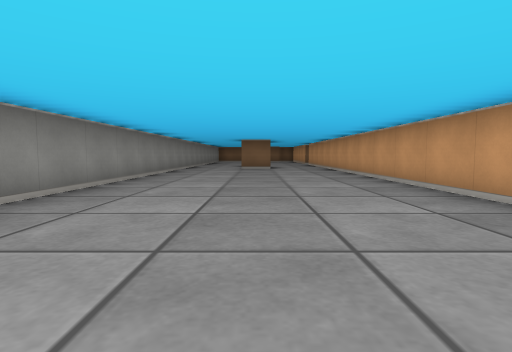
View 1 (above)

20 first-person views from a walk through a cub3D maze. The camera is about half as high as the walls, tilts 4° down and sees 80° across. The floor is counted in squares. Each view is taken from the middle of a square. On the plan, view 1 faces up. The plan holds only what a view shows up to about 9 squares ahead; the rest is blank.

View 2
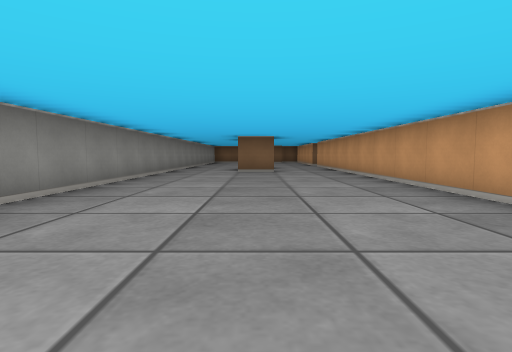

View 3
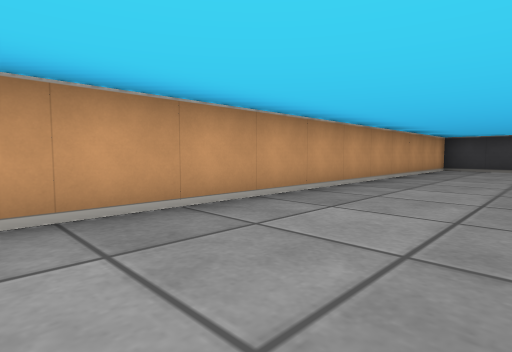

View 4
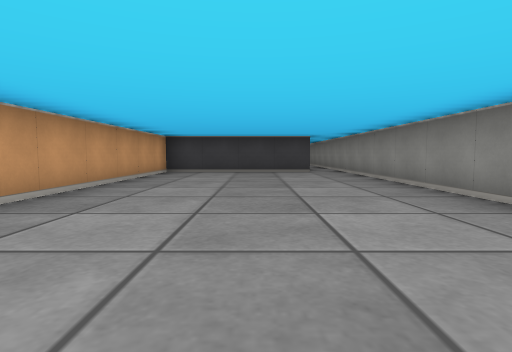

View 5
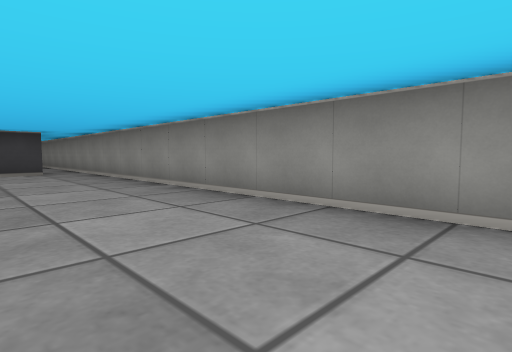

View 6
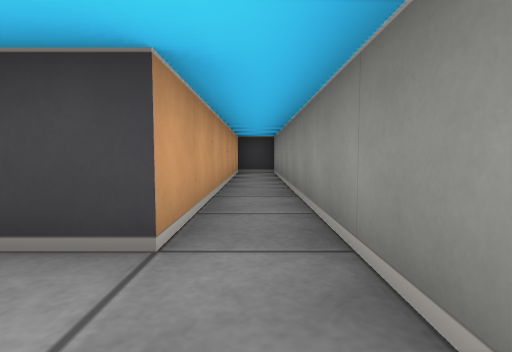

View 7
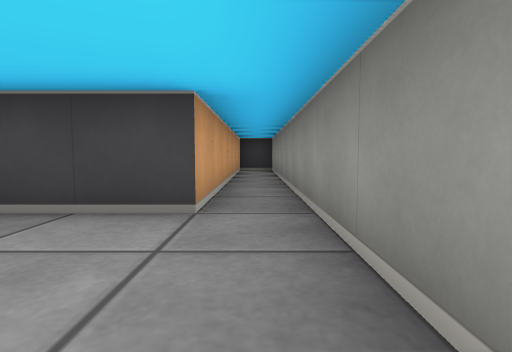

View 8
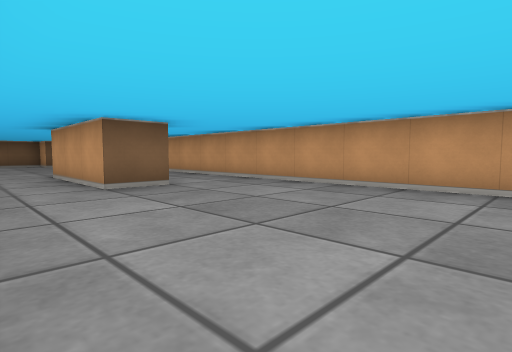

View 9
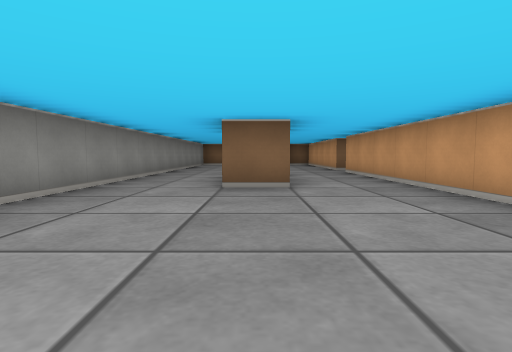

View 10
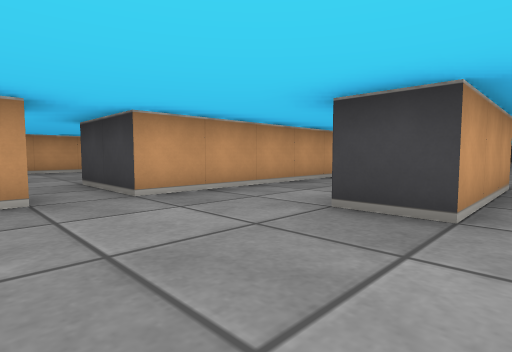

View 11
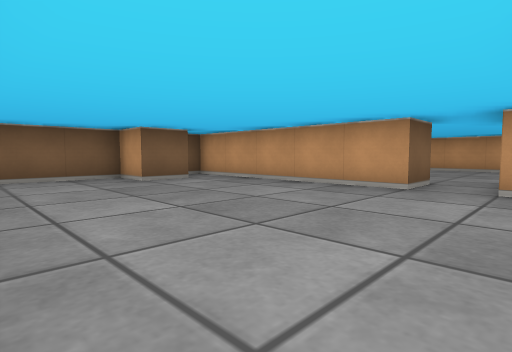

View 12
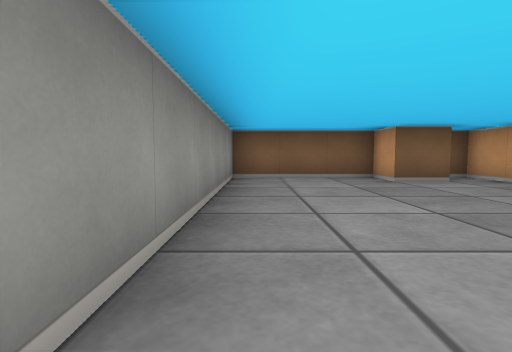

View 13
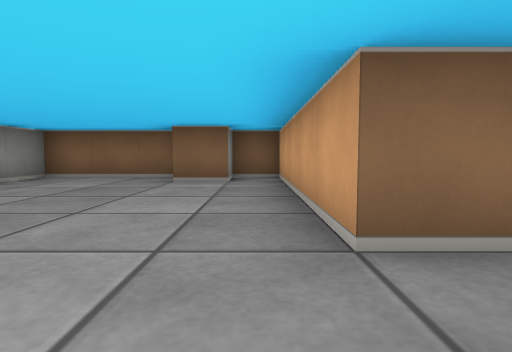

View 14
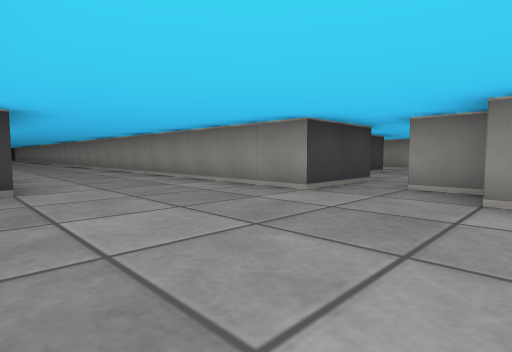

View 15
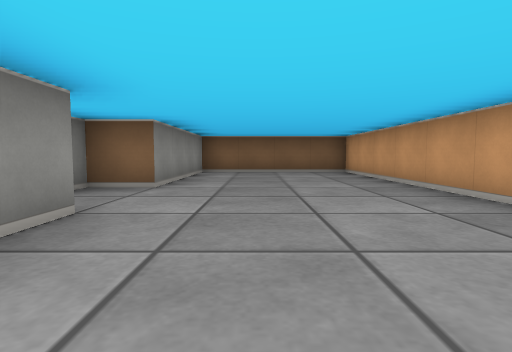

View 16
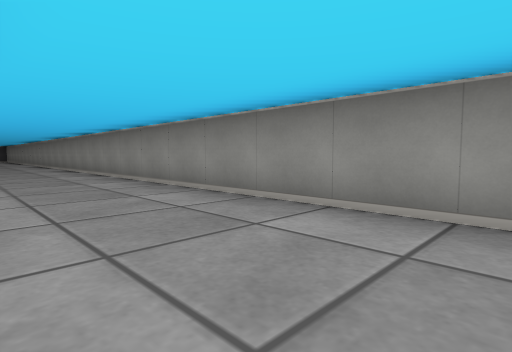

View 17
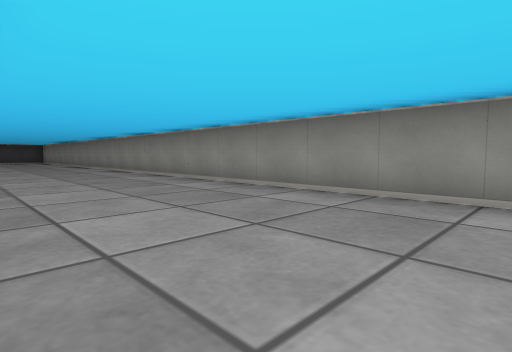

View 18
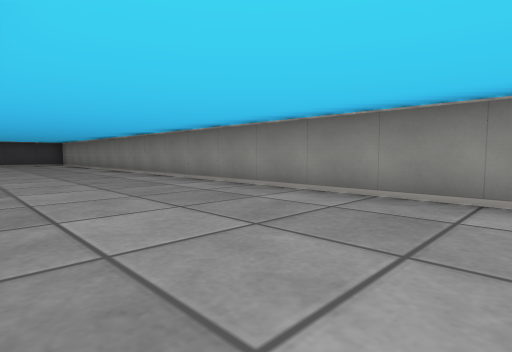

View 19
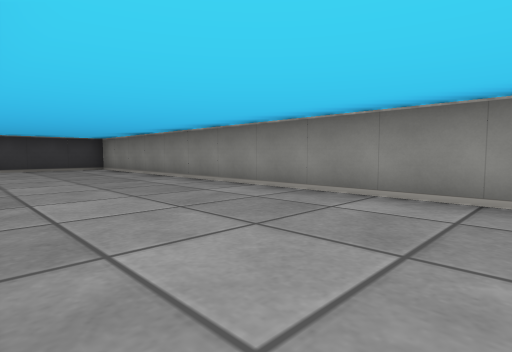

View 20
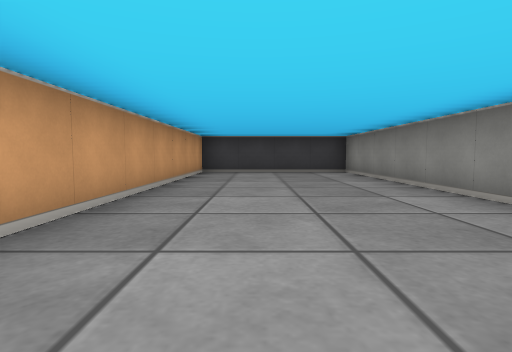

### Floor plan
Points are (right, up) in squares from view 1. A wall is a line through its corners. A room is listed if a view was taken in it or the views show most of it. See-through windows are left out.
Room 1 (views 1, 2, 3, 4, 5, 6, 7, 8, 9)
walls: (0.5, 10.5) (-0.5, 10.5); (-2.5, 10.5) (-2.5, -12.5) (-1.5, -12.5) (-1.5, -5.5) (2.5, -5.5) (2.5, 9.5)
ways out: opening at (0, 10.8) to room 2
Room 2 (views 10, 11, 12, 13)
walls: (2.5, 15.5) (2.5, 20.5) (1.5, 20.5) (1.5, 19.5) (0.5, 19.5) (0.5, 20.5) (-2.5, 20.5) (-2.5, 10.5); (-0.5, 10.5) (-0.5, 13.5) (0.5, 13.5); (2.5, 9.5) (2.5, 14.5)
ways out: opening at (0, 10.8) to room 1; opening at (3, 15) to room 3
Room 3 (views 14, 15, 16, 17, 18, 19, 20)
walls: (8.5, 13.4) (8.5, 20.5) (4.5, 20.5) (4.5, 16.5) (3.5, 16.5) (3.5, 15.5) (2.5, 15.5); (2.5, 14.5) (4.5, 14.5) (4.5, -12.5) (8.5, -12.5) (8.5, -5.8)
ways out: opening at (3, 15) to room 2

Where each view was taken, in squares from view 1:
view 1: 0 up, 0 right, facing up
view 2: 2 up, 0 right, facing up
view 3: 5 up, 0 right, facing down-right
view 4: 3 up, 0 right, facing down
view 5: 3 up, 0 right, facing down-left
view 6: 4 down, 2 left, facing down
view 7: 3 down, 2 left, facing down
view 8: 6 up, 2 left, facing up-right
view 9: 6 up, 0 right, facing up
view 10: 16 up, 1 left, facing down-right
view 11: 14 up, 2 left, facing up-right
view 12: 14 up, 2 left, facing up
view 13: 14 up, 2 right, facing up
view 14: 17 up, 8 right, facing down-left
view 15: 12 up, 6 right, facing up
view 16: 12 up, 7 right, facing down-left
view 17: 7 up, 8 right, facing down-left
view 18: 3 up, 8 right, facing down-left
view 19: 2 down, 8 right, facing down-left
view 20: 4 down, 7 right, facing down
